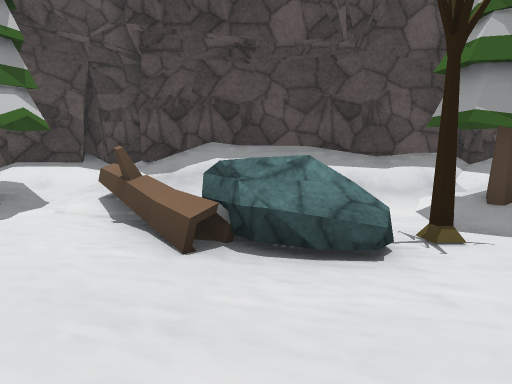
View 1 (above)

19 first-person views from a walk through a Unity game level. The camera is 1.2 m above the floor, tilts 8° down and sees 80° across. The floor is counted in squares, 1 m on a side. Each view is taken from the middle of a square. On the plan, view 1 faces up. The plan holds only what a view shows up to about 13 squares ahead; the rest is blank. The place goes on beyond the plan. Some animated figures are left out. Some surface patterns are stand-ins.

View 2
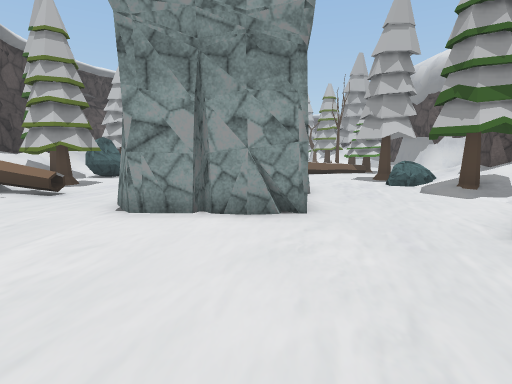

View 3
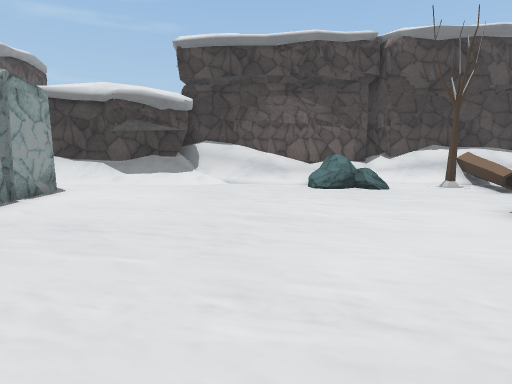

View 4
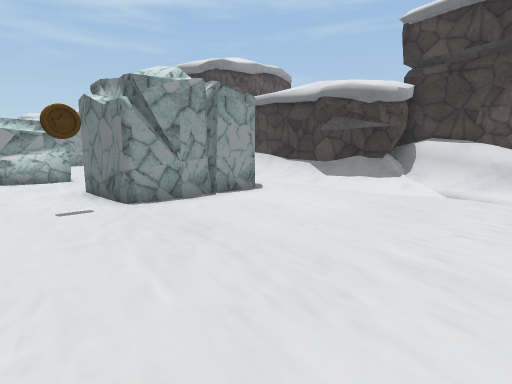

View 5
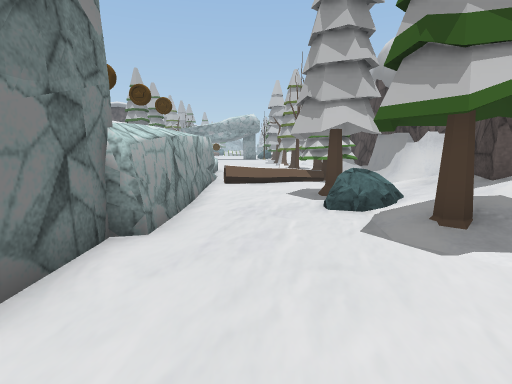

View 6
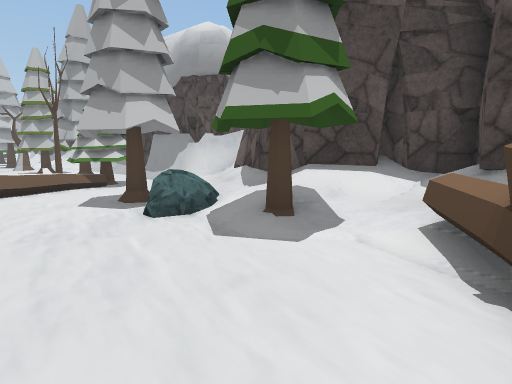

View 7
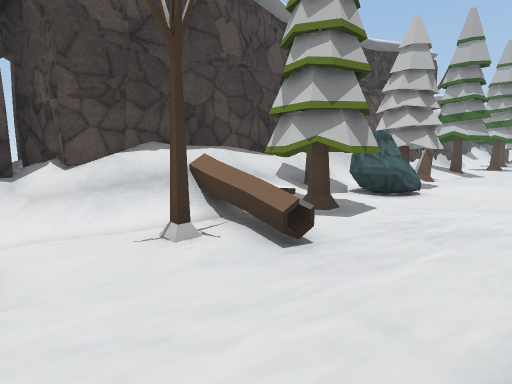

View 8
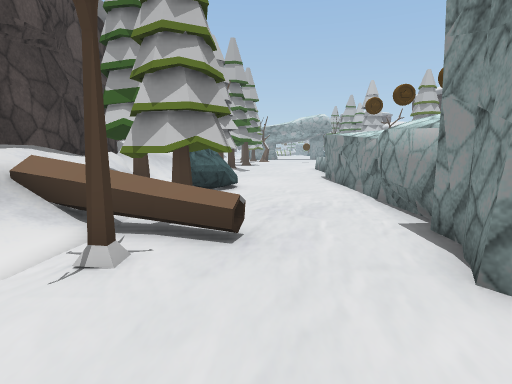

View 9
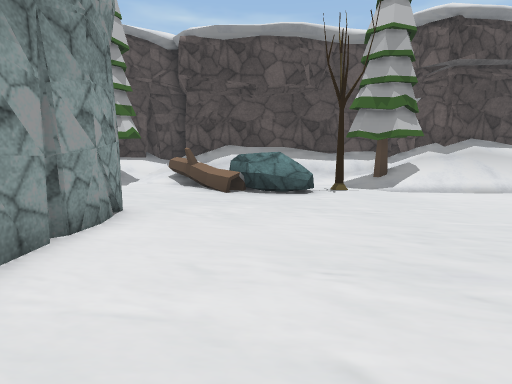

View 10
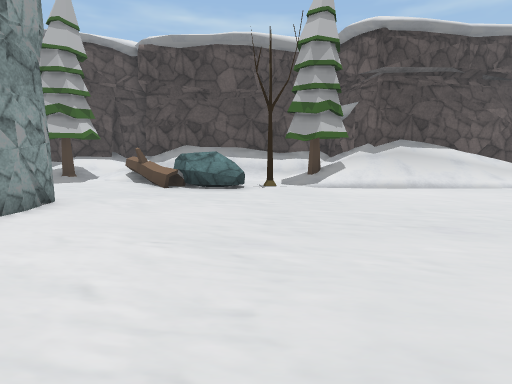

View 11
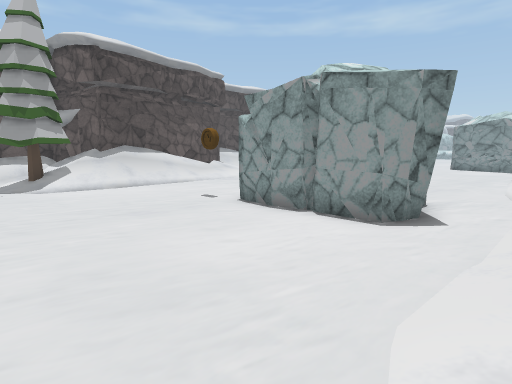

View 12
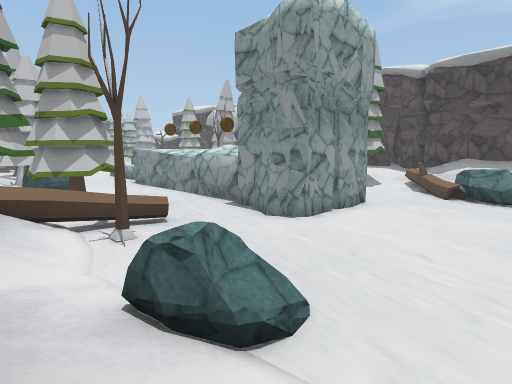

View 13
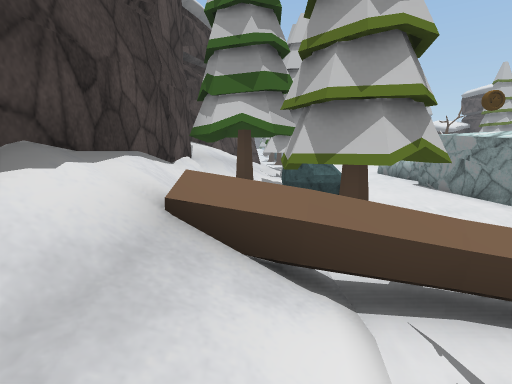

View 14
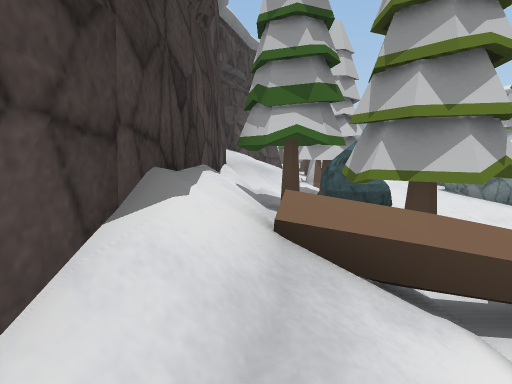

View 15
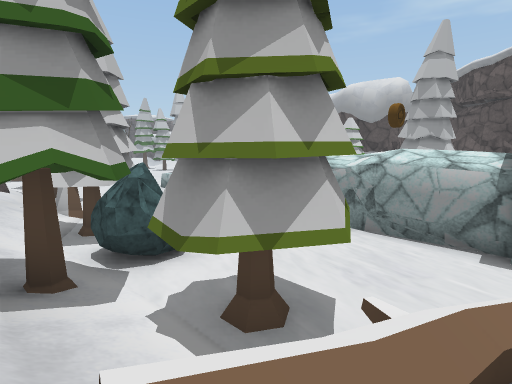

View 16
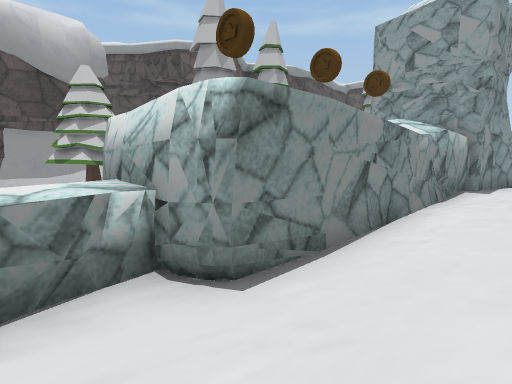

View 17
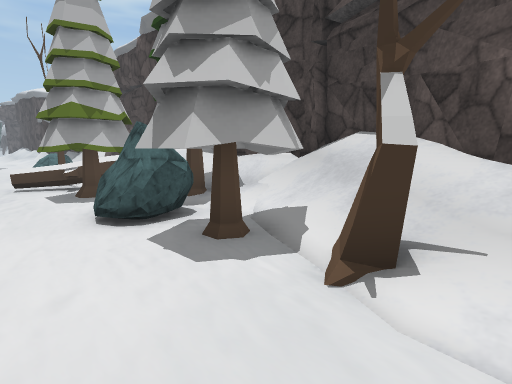

View 18
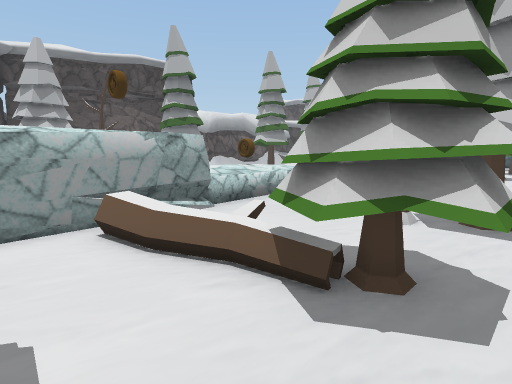

View 19
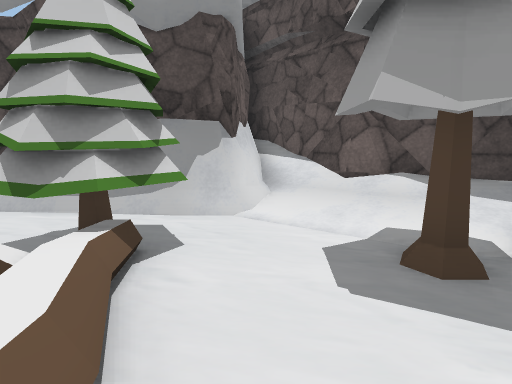

### Floor plan
Key: @ floor where view 1 was taken; # wall or solid block; . main floor; : floor 0.25 m higher than the main floor; + floor 0.5 m higher than the main floor; * floor 0.75 m higher than the main floor; / step, stairs or slope; ^ raised ledge; T tree; L log; R rock; O other object.
Columns run from 16 left of view 1 to 10 right of it. Each row starts with its distance up from view 1.
 10      ###
  9     ##/#   ###
  8 #####//#####:##
  7 T..T..///#TT:  ########
  6 T.TTT.TTT:TTT*:+  :TTT#####
  5 T.TTT.TTRRTTT.LLRR.TTT/////
  4 ... :.TT.......ORRT.TT/////
  3  .. L......................
  2 ... L......................
  1 RR##^^^^^^^#RR.............
  0 RR#          R..@.......O..
 -1 RR# ^^^^^^R  R..........O..
 -2 ..##^^^^^^^RRR..........RRR
 -3 ............RR..........RRR
 -4 ........................RRR
 -5 ...........L............R
 -6 ...TTRR.TTLL../.........RRR
 -7 /TTTTRRTTTTLT./R/..........
 -8 ///TT TT///////R///////////
 -9 ##////TT/////////////######
-10  ############/#####//#
-11     #       ###   ####
-12              #

Positions as (right, up) in squares from view 1, and headings:
1: (0, 0), facing up
2: (3, 0), facing left
3: (2, 3), facing down
4: (1, 1), facing down-right
5: (-1, 3), facing left
6: (-2, 2), facing up-left
7: (-2, -3), facing down-left
8: (-1, -5), facing left
9: (0, -5), facing up
10: (2, -6), facing up
11: (2, -8), facing up-right
12: (2, -9), facing up-left
13: (-3, -8), facing left
14: (-3, -9), facing left
15: (-5, -9), facing up-left
16: (-16, -4), facing up-right
17: (-16, -4), facing down-right
18: (-10, 7), facing down-left
19: (-11, 2), facing up
